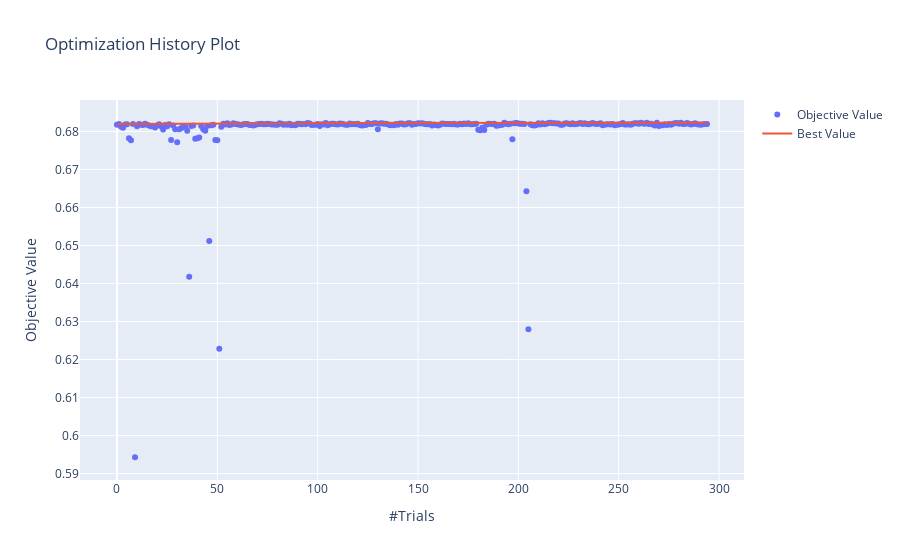

Source (notebook cell):
### Code cell
# history
optuna.visualization.plot_optimization_history(study)

### Figure 1 — Plotly figure (JSON) as saved in the notebook; plotly's stock layout.template omitted (floating-point values rounded to 4 significant figures; data arrays with more than 128 entries replaced by an {"elided": "..."} marker saying what was removed)
{"data": [{"mode": "markers", "name": "Objective Value", "type": "scatter", "x": {"elided": "295 int values"}, "y": {"elided": "295 float values"}}, {"name": "Best Value", "type": "scatter", "x": {"elided": "295 int values"}, "y": {"elided": "295 float values"}}], "layout": {"autosize": true, "title": {"text": "Optimization History Plot"}, "xaxis": {"autorange": true, "range": [-24.6, 318.6], "title": {"text": "#Trials"}, "type": "linear"}, "yaxis": {"autorange": true, "range": [0.587, 0.6895], "title": {"text": "Objective Value"}, "type": "linear"}}}
